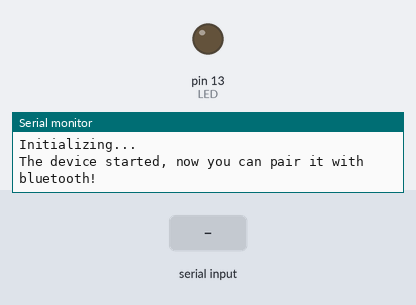
The sketch below on a simulated Arduino Uno, built with avr-gcc and run on an emulated ATmega328P. Shown: output pins drawn as LEDs (lit = HIGH), the last lines printed to the serial monitor. The inputs (shaded band) are chosen by the test bench.

Above: at 1.2 s.
1.3 s: "1\n" received over the second serial link
At 2.0 s:
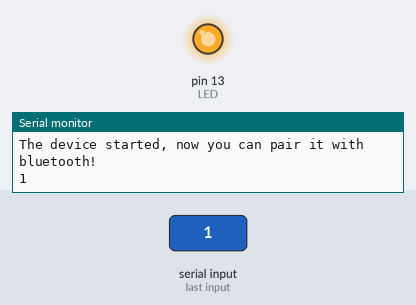
2.8 s: "0\n" received over the second serial link
At 3.2 s:
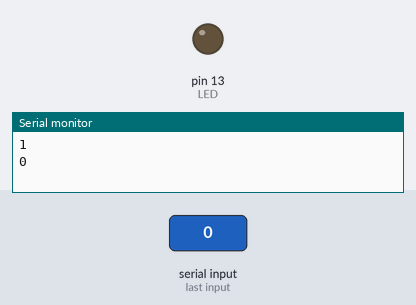
Timing chart, 0 to 5.8 s (numbered marks = the images above; inputs shaded):
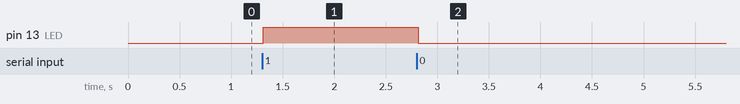

Measured:
- after the input at 1.3 s, pin 13 (LED): LOW → HIGH at once
- after the input at 2.8 s, pin 13 (LED): HIGH → LOW at once

The sketch:

ledBluetooth.ino
```cpp
#include <SoftwareSerial.h>
// Create software serial object to communicate with HC-05
SoftwareSerial mySerial(3, 2); // HC-05 Tx & Rx is connected to Arduino #3 & #2
String message = "";
int LED = 13; // device to control
void setup()
{
    // Begin serial communication with Arduino and Arduino IDE (Serial Monitor)
    Serial.begin(9600);

    // Begin serial communication with Arduino and HC-05
    mySerial.begin(9600);
    pinMode(LED, OUTPUT);

    Serial.println("Initializing...");
    Serial.println("The device started, now you can pair it with bluetooth!");
}

void loop()
{
    if (mySerial.available())
    {
        char incomingChar = mySerial.read();
        if (incomingChar != '\n')
        {
            message += String(incomingChar);
        }
        else
        {
            message = "";
        }
        Serial.write(incomingChar);
    }
    // Check received message and control output accordingly
    if (message == "1")
    {
        digitalWrite(LED, HIGH);
    }
    else if (message == "0")
    {
        digitalWrite(LED, LOW);
    }
    delay(20);
}
```
